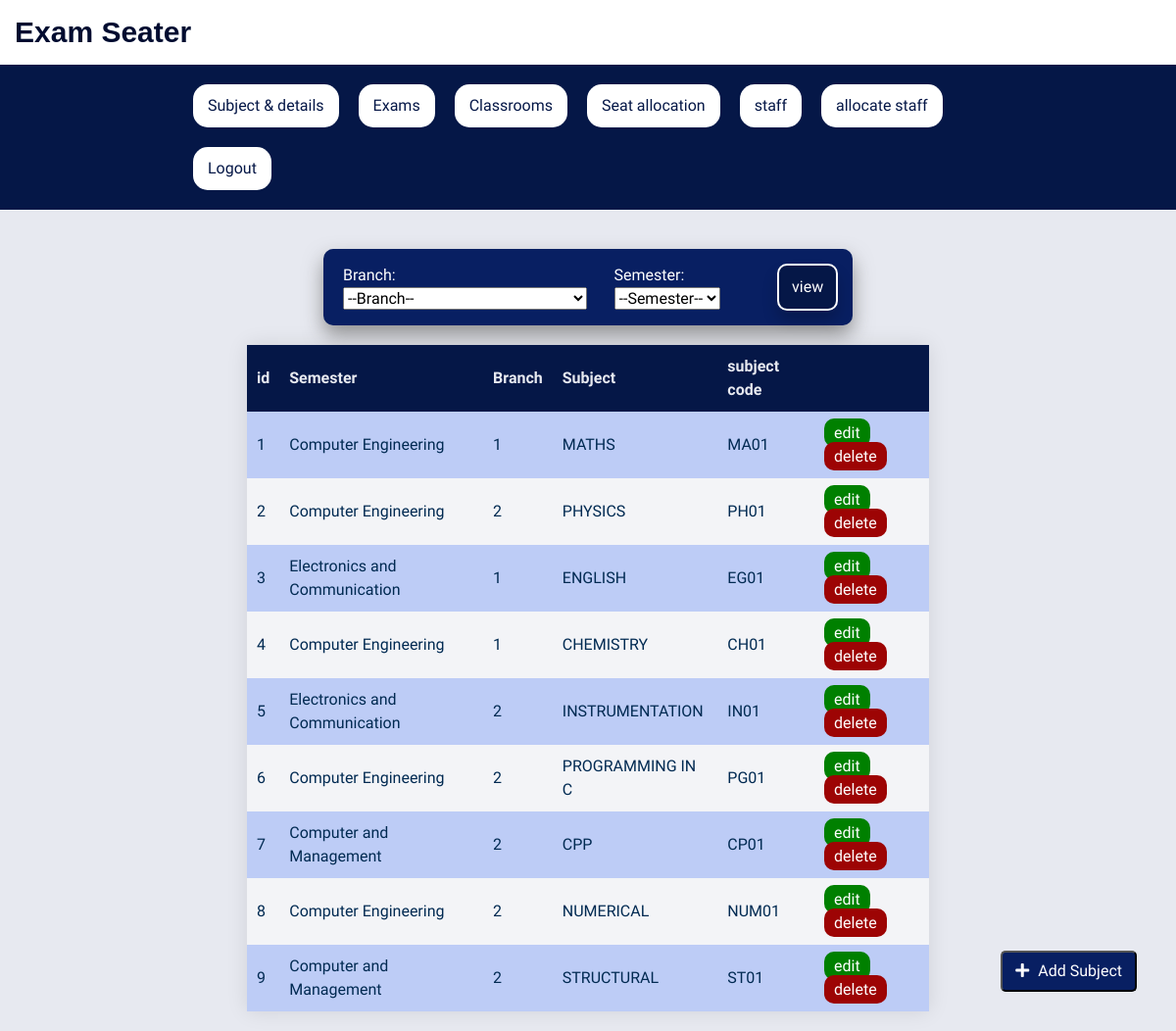
The page /examcontroller/viewsub/ on the database its author committed.
### examcontroller/models.py (models this page shows, shortened)
class Subject(models.Model):
    branch = models.ForeignKey(Branch,on_delete=models.CASCADE,null=True, blank=True)
    semester = models.ForeignKey(Semester,on_delete=models.CASCADE,null=True,blank=True)
    subjectname = models.CharField(max_length=100, null=True, blank=True)
    subjectcode = models.CharField(max_length=100, null=True, blank=True, unique=True)
    autogeneratesubjectcode = models.CharField(max_length=100, null=True, blank=True)
    is_active = models.BooleanField(max_length=20, null=False, default=True)
    created_at = models.DateTimeField(auto_now_add=True, null=True, blank=True)
    updated_at = models.DateTimeField(auto_now=True, null=True, blank=True)

class Branch(models.Model):
    branchname=models.CharField(max_length=100,null=True,blank=True)
    is_active = models.BooleanField(max_length=20, null=False, default=True)
    created_at = models.DateTimeField(auto_now_add=True, null=True, blank=True)
    updated_at = models.DateTimeField(auto_now=True, null=True, blank=True)

class Semester(models.Model):
    semestername = models.CharField(max_length=100,null=True,blank=True)
    is_active = models.BooleanField(max_length=20, null=False, default=True)
    created_at = models.DateTimeField(auto_now_add=True,null=True,blank=True)
    updated_at = models.DateTimeField(auto_now=True,null=True,blank=True)

### examcontroller/views.py (the view, shortened to what this page needs)
# urls.py: path('viewsub/', Viewsub.as_view()),
class Viewsub(View):
    def get(self, request):
        semester_instances = Semester.objects.filter(is_active=True).all()
        branch_instances = Branch.objects.filter(is_active=True).all()
        subject_instances =Subject.objects.filter(is_active=True).all()
        return render(request, 'Sem.html', {'branch_instances': branch_instances, 'semester_instances': semester_instances,'subject_instances':subject_instances})

### templates/Sem.html (shortened to what this page needs)
{% extends 'base.html' %}
{% block content %}
<form action="/examcontroller/viewsub/" class="attendance" style="width: 50%; margin: auto;" method="post">
    <button class="add-student-btn"><a href="/examcontroller/addsub/" class="btn"><i class="fas fa-plus"></i> Add Subject</a></button>
  <div class="filter-input sem">
           <label for="branch">Branch:
          <select name="branch" id="branch">
              <option disabled selected>--Branch--</option>
          </select>
      </label>
      <label for="Semester">Semester:
          <select name="semester" id="sem">
              <option disabled selected>--Semester--</option>
          </select>
      </label>
      <input type="submit" value="view" class="submit">
  </div>
</form>
  <form action="" class="sub-display" style="width: 60%; margin: auto;">
      <table class="display-tbl">
            <tr>
              <th>id</th>
                <th>Semester</th>
                <th>Branch</th>
              <th>Subject</th>
              <th>subject code</th>
              <th></th>
            </tr>
          {% for subject_instance in subject_instances %}
            <tr>
              <td>{{forloop.counter}}</td>
              <td>{{subject_instance.branch.branchname}}</td>
              <td>{{subject_instance.semester.semestername}}</td>
                <td>{{subject_instance.subjectname}}</td>
                <td>{{subject_instance.subjectcode}}</td>
              <td><a class="edit" href="/examcontroller/editsem/{{subject_instance.id}}">edit</a>
              <a class="delete" href="/examcontroller/deletesem/{{subject_instance.id}}">delete</a></td>
            </tr>
          {% endfor %}
      </table>
  </form>
      </div>
    </div>
{% endblock %}

### templates/base.html (shortened to what this page needs)
{% load static %}
<!DOCTYPE html>
<html lang="en">
<head>
  <link rel="stylesheet" href="https://cdnjs.cloudflare.com/ajax/libs/font-awesome/5.15.3/css/all.min.css">
  <link rel="stylesheet" href="https://maxcdn.bootstrapcdn.com/bootstrap/4.0.0/css/bootstrap.min.css">
 <link rel="stylesheet" href="{% static 'style.css' %}">
 <link rel="stylesheet" href="{% static 'styles.css' %}">
</head>
<body>
      <div class="headbar">
            <h1 style="margin: 10px;">Exam Seater</h1>
      </div>
   <div class="navbar">
        <ul>
            <li><a href="/examcontroller/viewsub/">Subject & details</a></li>
          <li><a href="/examcontroller/viewexam/">Exams</a></li>
          <li><a href="/examcontroller/viewclassroom/">Classrooms</a></li>
          <li><a href="/examcontroller/newseat/">Seat allocation</a></li>
            <li><a href="/examcontroller/viewstaff/">staff</a></li>
            <li><a href="/examcontroller/allocateviewstaff/">allocate staff</a></li>
            <li><a href="/userlogout/">Logout</a></li>
          </ul>
   </div>
    <div class="main-body">
      <div class="body">
         {% block content %}
          {% endblock %}
</body>
</html>

### static/style.css (style rules this page uses)
:root { --color1: #051747; --color2: #535f80; --color3: #081f62; --color4: #e7e9f0; }
* { margin: 0; padding: 0; box-sizing: border-box; font-family: 'Cute Font', sans-serif; font-family: 'Exo 2', sans-serif; }
h1 { text-align: left; font-family: sans-serif; font-weight: 700; font-size: 30px; font-style: normal; margin: 0; padding: 5px; margin-left: 10px; color: #010c30; }
.navbar { background-color: var(--color1); padding: 10px; display: flex; flex-wrap: wrap; justify-content: space-between; align-items: center; position:sticky ; top: 0; }
.navbar ul { list-style: none; display: flex; flex-wrap: wrap; margin: 0; padding: 0; width: 70%; margin: auto; }
.navbar li { margin: 10px 10px; }
.navbar li a { display: inline-block; text-decoration: none; color: var(--color1); background-color: #ffffff; padding: 10px 15px; border-radius: 15px; }
.body { background-color:var( --color4) ; min-height: 80vh; height: auto; padding: 20px; }
.add-student-btn { background-color: var(--color3); border-radius: 5px; cursor: pointer; position: fixed; bottom: 40px; right: 40px; }
.add-student-btn .btn { color: #fff; }
.add-student-btn i { margin-right: 5px; }
.sem { display: flex; justify-content: space-evenly; }
table { width: 100%; border-collapse: collapse; box-shadow: 0 0 20px rgba(0, 0, 0, 0.1); background-color: rgba(255,255,255,0.5); color: var(--color4); }
th { color: var(--color4); background-color: var(--color1); }
th, td { padding: 10px; text-align: left; }
td { color: #012a52; }
tbody tr:nth-child(even) { background-color: #bdccf6; color: #012a52; }
.edit { text-decoration: none; background-color: green; color: #fff; border-radius: 10px; padding: 5px 10px; }
.delete { text-decoration: none; background-color: rgb(157, 4, 4); color: #fff; border-radius: 10px; padding: 5px 10px; }
.attendance { width: min-content; }
.filter-input { display: flex; gap: 5px; }
.filter-input label { margin: 0px 5px; }
.submit { padding: 5px 5px; width: 70px; background-color: var(--color1); color: #fff; border: none; border-radius: 10px; border: 2px solid #fff; box-shadow: 0 10px 15px rgba(0, 0, 0, 0.2); }

### static/styles.css (style rules this page uses)
.filter-input { background-color: var(--color3); padding: 15px; color:#fff; border-radius: 10px; box-shadow: 0 10px 20px rgba(123, 122, 122, 0.8); margin: 20px; }

### rows shown on the page
Subject: branch.branchname "Computer Engineering", semester.semestername "1", subjectname "MATHS", subjectcode "MA01"
Subject: branch.branchname "Computer Engineering", semester.semestername "2", subjectname "PHYSICS", subjectcode "PH01"
Subject: branch.branchname "Electronics and Communication", semester.semestername "1", subjectname "ENGLISH", subjectcode "EG01"
Subject: branch.branchname "Computer Engineering", semester.semestername "1", subjectname "CHEMISTRY", subjectcode "CH01"
Subject: branch.branchname "Electronics and Communication", semester.semestername "2", subjectname "INSTRUMENTATION", subjectcode "IN01"
Subject: branch.branchname "Computer Engineering", semester.semestername "2", subjectname "PROGRAMMING IN C", subjectcode "PG01"
Subject: branch.branchname "Computer and Management", semester.semestername "2", subjectname "CPP", subjectcode "CP01"
Subject: branch.branchname "Computer Engineering", semester.semestername "2", subjectname "NUMERICAL", subjectcode "NUM01"
Subject: branch.branchname "Computer and Management", semester.semestername "2", subjectname "STRUCTURAL", subjectcode "ST01"
